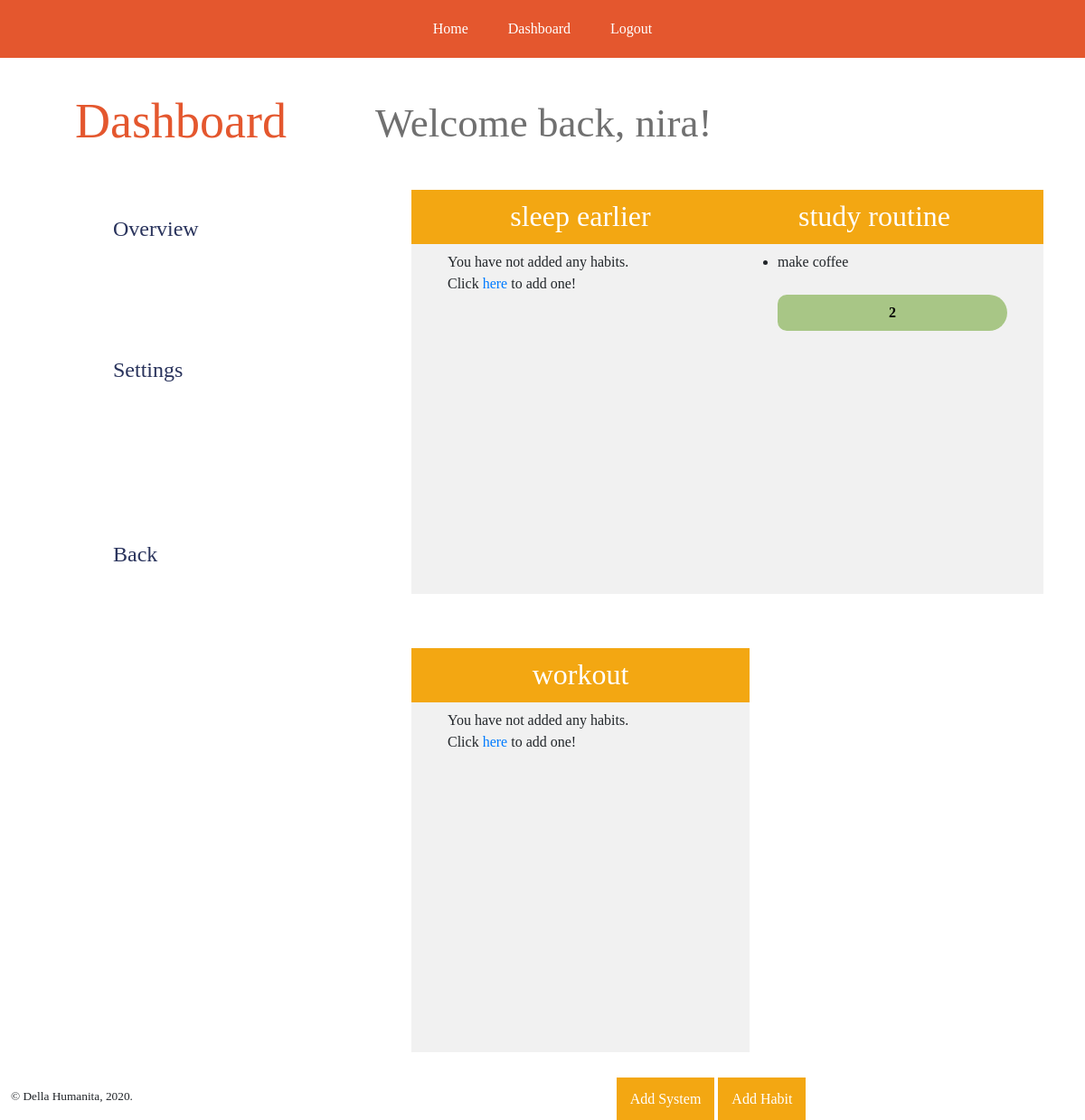
The page /nira/dashboard (signed in) on the database its author committed.
### app/models.py (models this page shows, shortened)
class User(UserMixin, db.Model):
    id = db.Column(db.Integer, primary_key=True)
    username = db.Column(db.String(64), index=True, unique=True)
    email = db.Column(db.String(120), index=True, unique=True)
    password_hash = db.Column(db.String(128))
    systems = db.relationship('System', backref='creator', lazy='dynamic')

class System(db.Model):
    sid = db.Column(db.Integer, primary_key=True)
    title = db.Column(db.String(64), index=True)
    descr = db.Column(db.String(120), index=True)
    user_id = db.Column(db.Integer, db.ForeignKey('user.id'), nullable=False)
    status = db.Column(db.Boolean)
    date_created = db.Column(db.DateTime, index=True, default=datetime.utcnow)
    users = db.relationship(User)
    habits = db.relationship('Habit', backref='parent', lazy='dynamic')

class Habit(db.Model):
    hid = db.Column(db.Integer, primary_key=True)
    title = db.Column(db.String(64), index=True)
    progress = db.Column(db.Integer, default=0, index=True)
    goal = db.Column(db.Integer, index=True)
    system_id = db.Column(db.Integer, db.ForeignKey('system.sid'), nullable=False)

### app/routes.py (the view)
@app.route('/<username>/dashboard')
@login_required
def dashboard(username):
    try:
        systems = System.query.filter_by(user_id=current_user.id).all()
        data = dict()
        for system in systems:
            habits = []
            hquery = Habit.query.filter_by(system_id=system.sid).all()
            if hquery is not None:
                for habit in hquery:
                    habits.append(habit)
            else:
                raise Exception('No habits found.')
            data[system] = habits
    except Exception as e:
        return str(e)
    return render_template('dashboard.html', title='Dashboard', systems=systems, data=data)

### app/models.py (called while the page is built)
@login.user_loader
def load_user(id):
    return User.query.get(int(id))

### app/templates/dashboard.html (shortened to what this page needs)
{% extends "base.html" %}
{% block header %}
Dashboard
{% endblock %}
{% block navVertical %}
<nav>
    <ul>
        <li><a href="{{ url_for('dashboard', username=current_user.username) }}">Overview</a></li>
        <li><a href="{{ url_for('wip') }}">Settings</a></li>
        <br><br>
        <li><a href="{{ url_for('index') }}">Back</a></li>
    </ul>
</nav>
{% endblock %}
{% block content %}
<div id="greeting">
    Welcome back, {{ current_user.username }}!
</div>
<div class="overview">
    {% if systems %}
    <div class="row">
        {% for key in data %}
        <div class="col-sm-5">
            <div class="system-mini">
               <h2>{{ key.title }}</h2>
                <div class="habits">
                    {% if data[key]|length > 0 %}
                        {% for habit in data[key] %}
                        <ul>
                            <li>
                                <div id="{{ habit.hid }}">
                                    <div class="habitTitle">
                                        {{ habit.title }}
                                    </div><br>
                                    <div class="progressBar">
                                        <div class="progressValue">
                                            <div class="trackingValue">{{ habit.progress }}</div>
                                        </div>
                                        <div class="progressFill"></div>
                                    </div>
                                    <div class="container-fluid">
                                        <div class="row">
                                            <div class="col-sm-6">
                                            </div>
                                            <div class="col-sm-6">
                                            </div>
                                        </div>
                                    </div>
                                </div>
                            </li>
                        </ul>
                        {% endfor %}
                {% else %}
                    <p style="text-align:justify;">
                        You have not added any habits.<br>
                        Click <a href="{{ url_for('create_habit', username=current_user.username) }}">here</a>
                        to add one!
                    </p>
                {% endif %}
                </div>
            </div>
        </div>
        {% endfor %}
    </div>
    {% else %}
        <p>
        You have not created any systems yet. <br>
        Click <a href="{{ url_for('create_system', username=current_user.username) }}">here</a> to start!
        </p>
    {% endif %}
</div>
<div class="row">
        <div class="col-sm-4">
        </div>
        <div class="col-sm-4">
            <div class="new-buttons">
                <a href="{{ url_for('create_system', username=current_user.username) }}">Add System</a>
                <a href="{{ url_for('create_habit', username=current_user.username) }}">Add Habit</a>
            </div>
        </div>
</div>
{% endblock %}

### app/static/styles/base.css (style rules this page uses)
body { margin: 0; font-family: Consolas; }

### app/static/styles/dashboard.css (style rules this page uses)
#greeting { color:#707070; font-size: 45px; padding-top: 5%; }
#navVertical > nav > ul > li { font-size: 24px; list-style-type: none; padding: 60px 10px; }
#navVertical > nav > ul > li a { color:#29335C; text-decoration: none; padding: 10px; }
.overview { margin: 10px; }
.system-mini { background-color:#F1F1F1; width: 374px; height: 447px; border-top: solid #F3A712; border-width: 60px; margin: 30px; padding: 20px; }
.system-mini > h2 { margin-top: -70px; color: white; text-align: center; }
.system-mini > .habits { margin: 20px; }
.new-buttons > a:link, .new-buttons > a:visited { background-color: #F3A712; color: white; padding: 15px; margin: 10px 0; }

### app/static/styles/systems.css (style rules this page uses)
.progressBar { position: relative; width: 100%; height: 40px; background: white; border-radius: 20px 40px 40px 20px; }
.progressFill { height: 100%; background: #A8C686; border-radius: 20px 40px 40px 20px; transition: width 0.5s; }
.progressValue { position: absolute; width: 100%; height: 100%; display: flex; align-items: center; justify-content: center; font-weight: bold; color: black; }

### rows shown on the page
User: username "nira"
System: title "sleep earlier"
System: title "study routine"
Habit: title "make coffee", progress "2"
System: title "workout"
